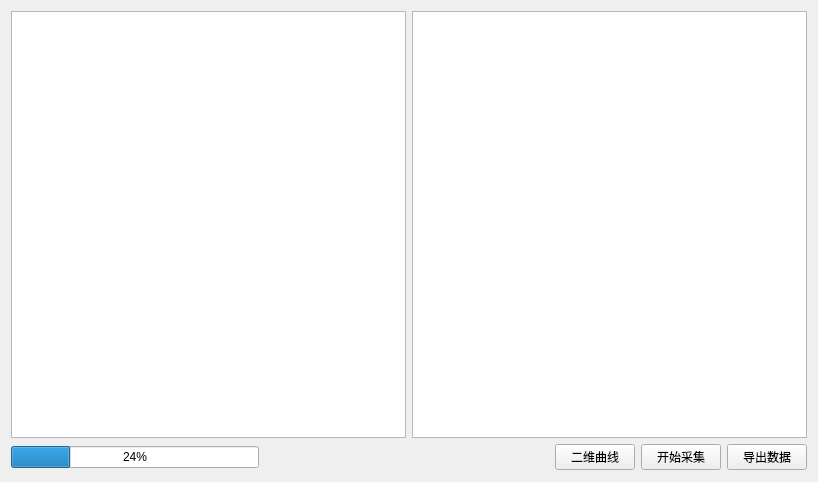
<?xml version="1.0" encoding="UTF-8"?>
<ui version="4.0">
 <class>Widget</class>
 <widget class="QWidget" name="Widget">
  <property name="geometry">
   <rect>
    <x>0</x>
    <y>0</y>
    <width>818</width>
    <height>482</height>
   </rect>
  </property>
  <property name="windowTitle">
   <string>Widget</string>
  </property>
  <property name="styleSheet">
   <string notr="true">font: 10pt &quot;微软雅黑&quot;;</string>
  </property>
  <layout class="QVBoxLayout" name="verticalLayout">
   <item>
    <layout class="QHBoxLayout" name="horizontalLayout">
     <item>
      <widget class="QTreeView" name="treeView">
       <property name="contextMenuPolicy">
        <enum>Qt::CustomContextMenu</enum>
       </property>
       <property name="acceptDrops">
        <bool>false</bool>
       </property>
       <property name="styleSheet">
        <string notr="true"/>
       </property>
       <property name="lineWidth">
        <number>0</number>
       </property>
       <property name="headerHidden">
        <bool>true</bool>
       </property>
      </widget>
     </item>
     <item>
      <widget class="QTableWidget" name="tableWidget"/>
     </item>
    </layout>
   </item>
   <item>
    <layout class="QHBoxLayout" name="horizontalLayout_2">
     <item>
      <widget class="QProgressBar" name="progressBar">
       <property name="value">
        <number>24</number>
       </property>
      </widget>
     </item>
     <item>
      <widget class="QLabel" name="label">
       <property name="text">
        <string/>
       </property>
      </widget>
     </item>
     <item>
      <spacer name="horizontalSpacer">
       <property name="orientation">
        <enum>Qt::Horizontal</enum>
       </property>
       <property name="sizeHint" stdset="0">
        <size>
         <width>40</width>
         <height>20</height>
        </size>
       </property>
      </spacer>
     </item>
     <item>
      <spacer name="verticalSpacer">
       <property name="orientation">
        <enum>Qt::Vertical</enum>
       </property>
       <property name="sizeType">
        <enum>QSizePolicy::Minimum</enum>
       </property>
       <property name="sizeHint" stdset="0">
        <size>
         <width>30</width>
         <height>27</height>
        </size>
       </property>
      </spacer>
     </item>
     <item>
      <widget class="QPushButton" name="Button_plot">
       <property name="text">
        <string>二维曲线</string>
       </property>
      </widget>
     </item>
     <item>
      <widget class="QPushButton" name="Button_start">
       <property name="styleSheet">
        <string notr="true">font: 10pt &quot;微软雅黑&quot;;</string>
       </property>
       <property name="text">
        <string>开始采集</string>
       </property>
      </widget>
     </item>
     <item>
      <widget class="QPushButton" name="Button_import">
       <property name="styleSheet">
        <string notr="true">font: 10pt &quot;微软雅黑&quot;;</string>
       </property>
       <property name="text">
        <string>导出数据</string>
       </property>
      </widget>
     </item>
    </layout>
   </item>
  </layout>
 </widget>
 <layoutdefault spacing="6" margin="11"/>
 <resources/>
 <connections/>
</ui>
